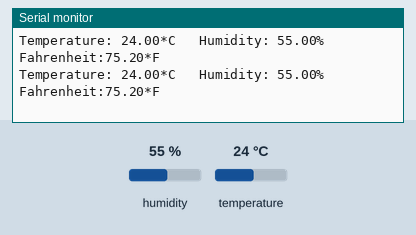
This sketch was run on a simulated Arduino Uno, built with avr-gcc and run on an emulated ATmega328P. Parts: the last lines printed to the serial monitor. The inputs (shaded band) are chosen by the test bench; at power-on: humidity 55 %, temperature 24 °C.

Above: at 2.8 s.
2.9 s: humidity set to 22 %
At 4.26 s:
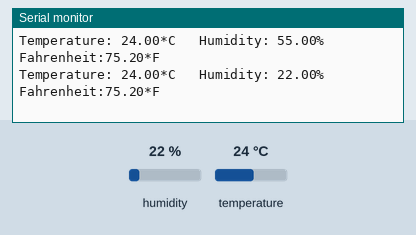
5.6 s: temperature set to 12 °C
At 6.09 s:
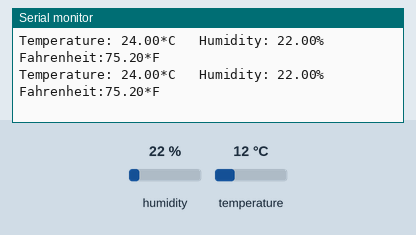
8.3 s: humidity set to 40 %
At 8.34 s:
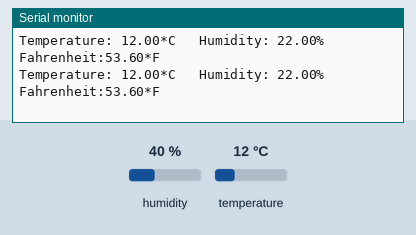
Timing chart, 0 to 11.3 s (numbered marks = the images above; inputs shaded):
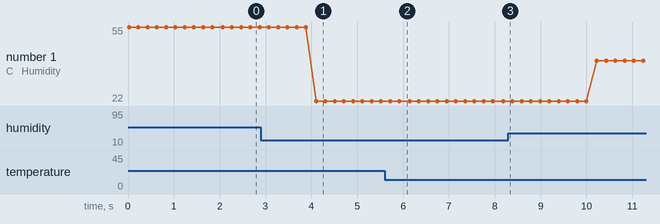

Measured:
- after the input at 2.9 s, the serial monitor: prints a new line after 1.2 s (image 1)
- plotted number 1: 55 → 22 after the input at 2.9 s, 22 → 40 after the input at 8.3 s

The sketch:

ESP_DHT11.ino
```cpp
/******************************************************************************
  Project  : NECTEC IoT Camp 2016
  Compiler : Arduino 1.6.7
  Board    : ESPresso Lite V2
  Device   : DHT11
  Author   : Chiang Mai Maker Club
*******************************************************************************/

#include "DHT.h"

#define DHTPIN 12
#define DHTTYPE DHT11

DHT dht(DHTPIN, DHTTYPE);

void setup()
{
  // initialize Serial port
  Serial.begin(115200);

  // initialize DHT
  dht.begin();
}

void loop()
{
  // Reading temperature or humidity takes about 250 milliseconds!
  float h = dht.readHumidity();
  // Read temperature as Celsius (the default)
  float t = dht.readTemperature();
  // Read temperature as Fahrenheit (isFahrenheit = true)
  float f = dht.readTemperature(true);

  // Check if any reads failed and exit early (to try again).
  if (isnan(h) || isnan(t) || isnan(f)) {
    Serial.println("Failed to read from DHT sensor!");
    return;
  }

  // print out the value you read:
  Serial.print("Temperature: ");
  Serial.print(t);
  Serial.print("*C \tHumidity: ");
  Serial.print(h);
  Serial.print("% \tFahrenheit:");
  Serial.print(f);
  Serial.println("*F");
  delay(200);
}
```
